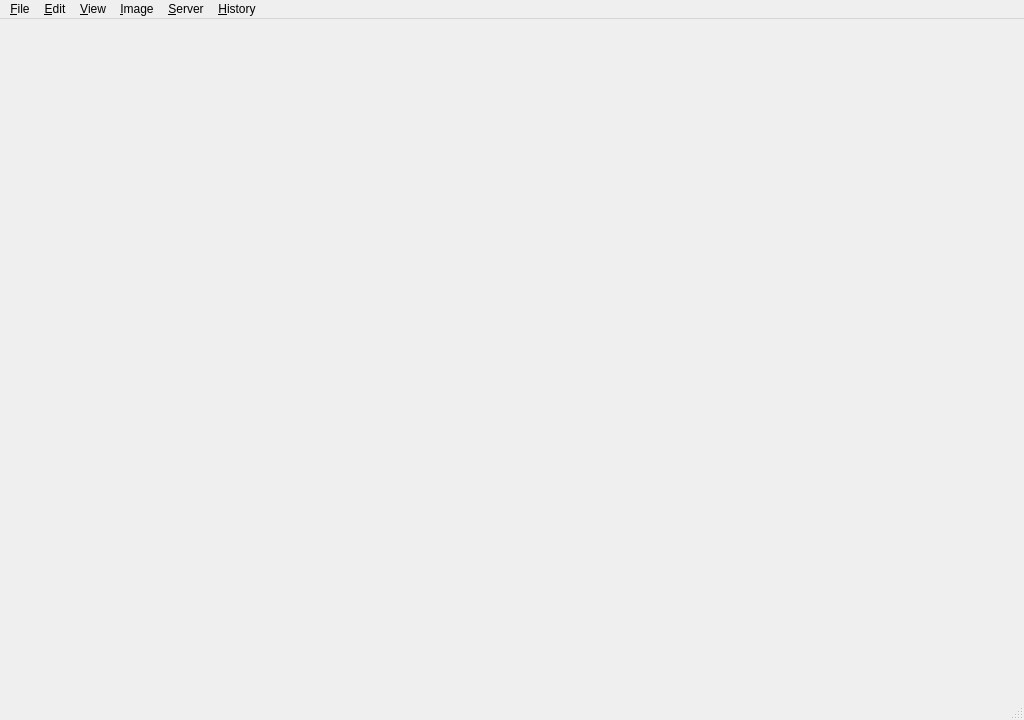
<?xml version="1.0" encoding="UTF-8"?>
<ui version="4.0">
 <class>MainWindow</class>
 <widget class="QMainWindow" name="MainWindow">
  <property name="geometry">
   <rect>
    <x>0</x>
    <y>0</y>
    <width>1024</width>
    <height>720</height>
   </rect>
  </property>
  <property name="windowTitle">
   <string>Visual Debug Viewer</string>
  </property>
  <widget class="QMenuBar" name="menuBar">
   <widget class="QMenu" name="menuFile">
    <property name="title">
     <string>&amp;File</string>
    </property>
    <addaction name="actionOpen"/>
    <addaction name="actionSaveAs"/>
    <addaction name="separator"/>
    <addaction name="actionQuit"/>
   </widget>
   <widget class="QMenu" name="menuEdit">
    <property name="title">
     <string>&amp;Edit</string>
    </property>
    <addaction name="actionUndoDelete"/>
    <addaction name="separator"/>
    <addaction name="actionRename"/>
    <addaction name="actionDuplicate"/>
    <addaction name="actionCopyImage"/>
    <addaction name="actionDelete"/>
    <addaction name="separator"/>
    <addaction name="actionFind"/>
   </widget>
   <widget class="QMenu" name="menuView">
    <property name="title">
     <string>&amp;View</string>
    </property>
   </widget>
   <widget class="QMenu" name="menuImage">
    <property name="title">
     <string>&amp;Image</string>
    </property>
   </widget>
   <widget class="QMenu" name="menuHistory">
    <property name="title">
     <string>&amp;History</string>
    </property>
    <addaction name="actionKeepImages"/>
    <addaction name="separator"/>
    <addaction name="actionClearHistory"/>
   </widget>
   <widget class="QMenu" name="menuServer">
    <property name="title">
     <string>&amp;Server</string>
    </property>
    <addaction name="actionPauseServer"/>
    <addaction name="actionStopServer"/>
   </widget>
   <addaction name="menuFile"/>
   <addaction name="menuEdit"/>
   <addaction name="menuView"/>
   <addaction name="menuImage"/>
   <addaction name="menuServer"/>
   <addaction name="menuHistory"/>
  </widget>
  <widget class="QStatusBar" name="statusBar"/>
  <action name="actionShowLog">
   <property name="checkable">
    <bool>true</bool>
   </property>
   <property name="text">
    <string>Show &amp;Log</string>
   </property>
   <property name="shortcut">
    <string>Ctrl+L</string>
   </property>
  </action>
  <action name="actionOpen">
   <property name="icon">
    <iconset resource="resources.qrc">
     <normaloff>:/icons/open_icon.png</normaloff>:/icons/open_icon.png</iconset>
   </property>
   <property name="text">
    <string>&amp;Open…</string>
   </property>
   <property name="shortcut">
    <string>Ctrl+O</string>
   </property>
  </action>
  <action name="actionSaveAs">
   <property name="icon">
    <iconset resource="resources.qrc">
     <normaloff>:/icons/save_icon.png</normaloff>:/icons/save_icon.png</iconset>
   </property>
   <property name="text">
    <string>Save &amp;As…</string>
   </property>
   <property name="shortcut">
    <string>Ctrl+Shift+S</string>
   </property>
  </action>
  <action name="actionQuit">
   <property name="text">
    <string>&amp;Quit</string>
   </property>
   <property name="shortcut">
    <string>Ctrl+Q</string>
   </property>
   <property name="menuRole">
    <enum>QAction::QuitRole</enum>
   </property>
  </action>
  <action name="actionUndoDelete">
   <property name="text">
    <string>&amp;Undo Delete</string>
   </property>
   <property name="shortcut">
    <string>Ctrl+Z</string>
   </property>
  </action>
  <action name="actionRename">
   <property name="text">
    <string>&amp;Rename…</string>
   </property>
  </action>
  <action name="actionDuplicate">
   <property name="text">
    <string>D&amp;uplicate</string>
   </property>
  </action>
  <action name="actionCopyImage">
   <property name="text">
    <string>&amp;Copy Image</string>
   </property>
  </action>
  <action name="actionDelete">
   <property name="text">
    <string>&amp;Delete</string>
   </property>
  </action>
  <action name="actionPauseServer">
   <property name="text">
    <string>Pause</string>
   </property>
   <property name="shortcut">
    <string>Ctrl+P</string>
   </property>
  </action>
  <action name="actionStopServer">
   <property name="text">
    <string>Stop</string>
   </property>
   <property name="shortcut">
    <string>Ctrl+.</string>
   </property>
  </action>
  <action name="actionKeepImages">
   <property name="checkable">
    <bool>true</bool>
   </property>
   <property name="text">
    <string>&amp;Keep Images Between Sessions</string>
   </property>
  </action>
  <action name="actionClearHistory">
   <property name="text">
    <string>&amp;Clear History…</string>
   </property>
  </action>
  <action name="actionFreeze">
   <property name="checkable">
    <bool>true</bool>
   </property>
   <property name="text">
    <string>F&amp;reeze</string>
   </property>
   <property name="toolTip">
    <string>Keep this frame in view while frames go on arriving</string>
   </property>
  </action>
  <action name="actionSnapshot">
   <property name="text">
    <string>&amp;Snapshot</string>
   </property>
   <property name="toolTip">
    <string>Copy the frame in view into the history</string>
   </property>
   <property name="shortcut">
    <string>Ctrl+T</string>
   </property>
  </action>
  <action name="actionShowClipping">
   <property name="checkable">
    <bool>true</bool>
   </property>
   <property name="text">
    <string>Show &amp;Clipping</string>
   </property>
   <property name="toolTip">
    <string>Mark the values the range cuts off: magenta at the top, blue (white under a colour map) at the bottom</string>
   </property>
   <property name="shortcut">
    <string>Ctrl+Shift+K</string>
   </property>
  </action>
  <action name="actionFind">
   <property name="text">
    <string>&amp;Find…</string>
   </property>
   <property name="shortcut">
    <string>Ctrl+F</string>
   </property>
  </action>
 </widget>
 <resources>
  <include location="resources.qrc"/>
 </resources>
 <connections/>
</ui>
